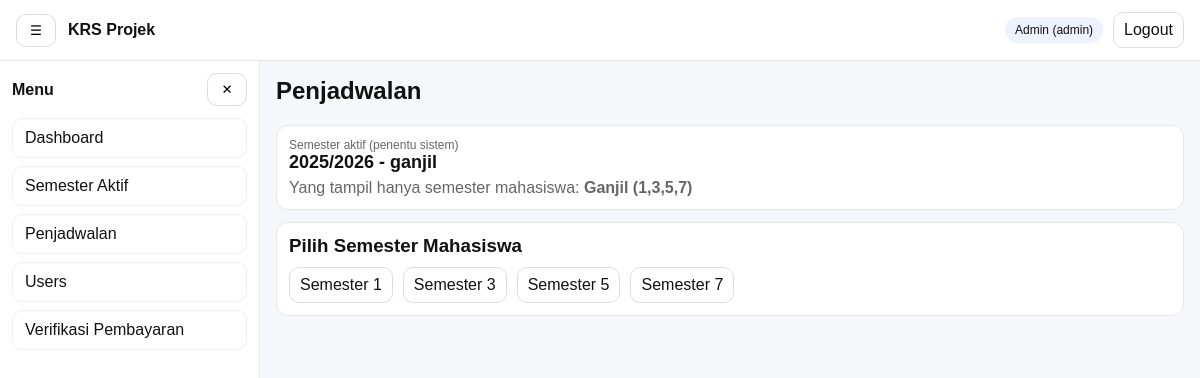
/admin/penjadwalan/index.php (signed in), run on the app's committed database.
### tables this page shows
CREATE TABLE `semester` (
  `id` int(11) NOT NULL,
  `nama` varchar(50) NOT NULL,
  `periode` enum('ganjil','genap') NOT NULL DEFAULT 'ganjil',
  `is_active` tinyint(1) NOT NULL DEFAULT 0,
  `created_at` timestamp NOT NULL DEFAULT current_timestamp(),
  `opened_at` datetime DEFAULT NULL,
  `closed_at` datetime DEFAULT NULL
);

### includes/functions.php (called while the page is built, shortened)
<?php
function e(?string $str): string {
  return htmlspecialchars((string)$str, ENT_QUOTES, 'UTF-8');
}
function url(string $path = ''): string {
  $path = ltrim($path, '/');
  return APP_URL . ($path ? '/' . $path : '');
}

### admin/penjadwalan/index.php (the view, shortened to what this page needs)
<?php
require_once __DIR__ . '/../../includes/functions.php';
$pdo = db();
$active = null;
try {
  $active = $pdo->query("SELECT id, nama, periode FROM semester WHERE is_active=1 LIMIT 1")->fetch();
} catch (Throwable $e) {
  if (APP_DEBUG) flash_set('global', 'DB error: '.$e->getMessage(), 'warning');
}
$periode = (string)$active['periode'];
$allowed = ($periode === 'ganjil') ? [1,3,5,7] : [2,4,6,8];
$labelKelompok = ($periode === 'ganjil') ? 'Ganjil (1,3,5,7)' : 'Genap (2,4,6,8)';
?>
<?php include __DIR__ . '/../../partials/header.php'; ?>
<?php include __DIR__ . '/../../partials/navbar.php'; ?>
<div class="layout">
  <?php include __DIR__ . '/../../partials/sidebar.php'; ?>
  <main class="content">
    <h2 style="margin-top:0;">Penjadwalan</h2>
    <section style="background:#fff;border:1px solid #e6e6e6;border-radius:12px;padding:12px;margin-bottom:12px;">
      <div style="font-size:12px;color:#666;">Semester aktif (penentu sistem)</div>
      <div style="font-size:18px;font-weight:700;">
        <?= e($active['nama'].' - '.$active['periode']) ?>
      </div>
      <div style="color:#666;margin-top:6px;">
        Yang tampil hanya semester mahasiswa: <b><?= e($labelKelompok) ?></b>
      </div>
    </section>
    <section style="background:#fff;border:1px solid #e6e6e6;border-radius:12px;padding:12px;">
      <h3 style="margin:0 0 10px;">Pilih Semester Mahasiswa</h3>
      <div style="display:flex;gap:10px;flex-wrap:wrap;">
        <?php foreach ($allowed as $k): ?>
          <a class="btn" href="<?= e(url('admin/penjadwalan/detail.php?semester_ke='.$k)) ?>">
            Semester <?= $k ?>
          </a>
        <?php endforeach; ?>
      </div>
    </section>
  </main>
</div>
<?php include __DIR__ . '/../../partials/footer.php'; ?>

### assets/css/style.css (style rules this page uses)
* { box-sizing: border-box; }
body { margin: 0; font-family: Arial, sans-serif; background:#f6f7fb; color:#111; }
a { text-decoration: none; color: inherit; }
.btn, .btn-icon { border:1px solid #ddd; background:#fff; border-radius:10px; padding:8px 10px; cursor:pointer; }
.layout { display:flex; min-height: calc(100vh - 56px); }
.content { flex:1; padding: 16px; }

### data on the page
semester: nama+periode "2025/2026 - ganjil", periode "Ganjil (1,3,5,7)", periode "1", periode "3", periode "5", periode "7"

### other printed values
APP_NAME "KRS Projek"
$u['name'] "Admin"
$u['role'] "admin"
$it['label'] "Dashboard"
$it['label'] "Semester Aktif"
$it['label'] "Penjadwalan"
$it['label'] "Users"
$it['label'] "Verifikasi Pembayaran"
